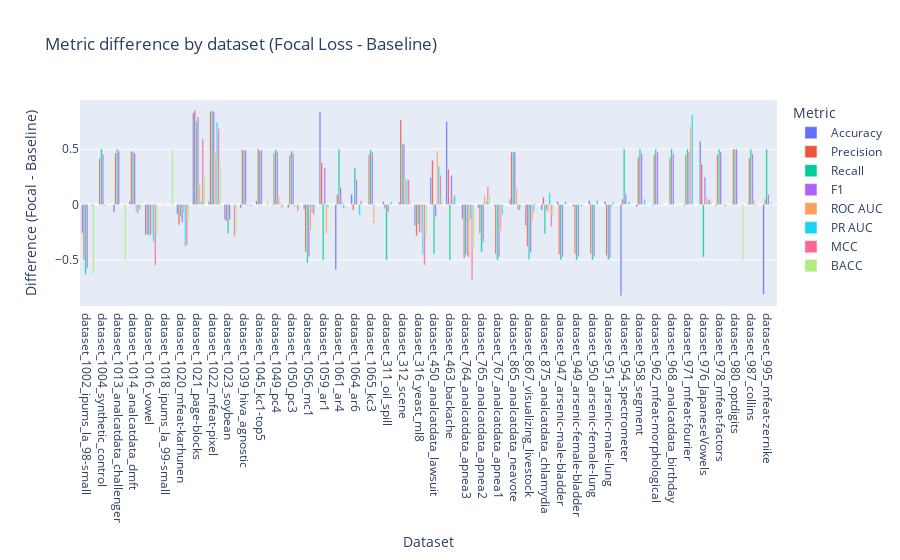

The cell this chart's notebook holds for it:
### Markdown cell above
### 7.6 Metric Difference by Dataset

A bar plot showing, for each dataset, the difference in each metric between Focal Loss and Baseline. Positive values indicate improvement with Focal Loss.

### Code cell
df_diff = res_df_focal.set_index('Dataset')[metrics] - res_df.set_index('Dataset')[metrics]
df_diff = df_diff.reset_index().melt(id_vars='Dataset', var_name='Metric', value_name='Difference (Focal - Baseline)')
fig = px.bar(df_diff, x='Dataset', y='Difference (Focal - Baseline)', color='Metric', barmode='group',
             title='Metric difference by dataset (Focal Loss - Baseline)')
fig.show()

### Figure 1 — Plotly figure (JSON) as saved in the notebook; plotly's stock layout.template omitted (floating-point values rounded to 4 significant figures)
{"data": [{"alignmentgroup": "True", "hovertemplate": "Metric=Accuracy<br>Dataset=%{x}<br>Difference (Focal - Baseline)=%{y}<extra></extra>", "legendgroup": "Accuracy", "marker": {"color": "#636efa", "pattern": {"shape": ""}}, "name": "Accuracy", "offsetgroup": "Accuracy", "orientation": "v", "showlegend": true, "textposition": "auto", "type": "bar", "x": ["dataset_1002_ipums_la_98-small", "dataset_1004_synthetic_control", "dataset_1013_analcatdata_challenger", "dataset_1014_analcatdata_dmft", "dataset_1016_vowel", "dataset_1018_ipums_la_99-small", "dataset_1020_mfeat-karhunen", "dataset_1021_page-blocks", "dataset_1022_mfeat-pixel", "dataset_1023_soybean", "dataset_1039_hiva_agnostic", "dataset_1045_kc1-top5", "dataset_1049_pc4", "dataset_1050_pc3", "dataset_1056_mc1", "dataset_1059_ar1", "dataset_1061_ar4", "dataset_1064_ar6", "dataset_1065_kc3", "dataset_311_oil_spill", "dataset_312_scene", "dataset_316_yeast_ml8", "dataset_450_analcatdata_lawsuit", "dataset_463_backache", "dataset_764_analcatdata_apnea3", "dataset_765_analcatdata_apnea2", "dataset_767_analcatdata_apnea1", "dataset_865_analcatdata_neavote", "dataset_867_visualizing_livestock", "dataset_875_analcatdata_chlamydia", "dataset_947_arsenic-male-bladder", "dataset_949_arsenic-female-bladder", "dataset_950_arsenic-female-lung", "dataset_951_arsenic-male-lung", "dataset_954_spectrometer", "dataset_958_segment", "dataset_962_mfeat-morphological", "dataset_968_analcatdata_birthday", "dataset_971_mfeat-fourier", "dataset_976_JapaneseVowels", "dataset_978_mfeat-factors", "dataset_980_optdigits", "dataset_987_collins", "dataset_995_mfeat-zernike"], "xaxis": "x", "y": [-0.2572, 0, -0.07143, 0.03125, -0.2727, 0.0005653, -0.0875, 0.8274, 0.0325, -0.1387, -0.03073, 0.03448, -0.01027, -0.02875, -0.04171, 0.84, -0.5909, 0.09524, 0, 0.0266, 0.02075, -0.1942, 0.2453, 0.75, -0.1333, -0.03158, -0.01053, 0.05, -0.1923, -0.05, 0.02679, -0.01786, 0.03571, 0.02679, -0.8224, -0.01948, -0.01, 0, -0.01, 0.57, -0.0125, -0.001779, 0.01, -0.81], "yaxis": "y"}, {"alignmentgroup": "True", "hovertemplate": "Metric=Precision<br>Dataset=%{x}<br>Difference (Focal - Baseline)=%{y}<extra></extra>", "legendgroup": "Precision", "marker": {"color": "#EF553B", "pattern": {"shape": ""}}, "name": "Precision", "offsetgroup": "Precision", "orientation": "v", "showlegend": true, "textposition": "auto", "type": "bar", "x": ["dataset_1002_ipums_la_98-small", "dataset_1004_synthetic_control", "dataset_1013_analcatdata_challenger", "dataset_1014_analcatdata_dmft", "dataset_1016_vowel", "dataset_1018_ipums_la_99-small", "dataset_1020_mfeat-karhunen", "dataset_1021_page-blocks", "dataset_1022_mfeat-pixel", "dataset_1023_soybean", "dataset_1039_hiva_agnostic", "dataset_1045_kc1-top5", "dataset_1049_pc4", "dataset_1050_pc3", "dataset_1056_mc1", "dataset_1059_ar1", "dataset_1061_ar4", "dataset_1064_ar6", "dataset_1065_kc3", "dataset_311_oil_spill", "dataset_312_scene", "dataset_316_yeast_ml8", "dataset_450_analcatdata_lawsuit", "dataset_463_backache", "dataset_764_analcatdata_apnea3", "dataset_765_analcatdata_apnea2", "dataset_767_analcatdata_apnea1", "dataset_865_analcatdata_neavote", "dataset_867_visualizing_livestock", "dataset_875_analcatdata_chlamydia", "dataset_947_arsenic-male-bladder", "dataset_949_arsenic-female-bladder", "dataset_950_arsenic-female-lung", "dataset_951_arsenic-male-lung", "dataset_954_spectrometer", "dataset_958_segment", "dataset_962_mfeat-morphological", "dataset_968_analcatdata_birthday", "dataset_971_mfeat-fourier", "dataset_976_JapaneseVowels", "dataset_978_mfeat-factors", "dataset_980_optdigits", "dataset_987_collins", "dataset_995_mfeat-zernike"], "xaxis": "x", "y": [-0.5004, 0.4167, 0.4643, 0.4766, -0.2698, 0.0005653, -0.1836, 0.8501, 0.8383, -0.1509, 0.4945, 0.5, 0.4637, 0.4474, -0.4259, 0.38, 0.09091, -0.05, 0.4505, -0.03723, 0.7641, -0.2824, 0.3994, 0.3194, -0.4865, -0.2615, -0.4474, 0.4737, -0.3799, 0.06488, -0.4509, -0.4464, -0.4464, -0.4598, 0.0514, 0.4286, 0.45, 0.4247, 0.45, 0.3636, 0.4499, 0.4996, 0.42, 0.05], "yaxis": "y"}, {"alignmentgroup": "True", "hovertemplate": "Metric=Recall<br>Dataset=%{x}<br>Difference (Focal - Baseline)=%{y}<extra></extra>", "legendgroup": "Recall", "marker": {"color": "#00cc96", "pattern": {"shape": ""}}, "name": "Recall", "offsetgroup": "Recall", "orientation": "v", "showlegend": true, "textposition": "auto", "type": "bar", "x": ["dataset_1002_ipums_la_98-small", "dataset_1004_synthetic_control", "dataset_1013_analcatdata_challenger", "dataset_1014_analcatdata_dmft", "dataset_1016_vowel", "dataset_1018_ipums_la_99-small", "dataset_1020_mfeat-karhunen", "dataset_1021_page-blocks", "dataset_1022_mfeat-pixel", "dataset_1023_soybean", "dataset_1039_hiva_agnostic", "dataset_1045_kc1-top5", "dataset_1049_pc4", "dataset_1050_pc3", "dataset_1056_mc1", "dataset_1059_ar1", "dataset_1061_ar4", "dataset_1064_ar6", "dataset_1065_kc3", "dataset_311_oil_spill", "dataset_312_scene", "dataset_316_yeast_ml8", "dataset_450_analcatdata_lawsuit", "dataset_463_backache", "dataset_764_analcatdata_apnea3", "dataset_765_analcatdata_apnea2", "dataset_767_analcatdata_apnea1", "dataset_865_analcatdata_neavote", "dataset_867_visualizing_livestock", "dataset_875_analcatdata_chlamydia", "dataset_947_arsenic-male-bladder", "dataset_949_arsenic-female-bladder", "dataset_950_arsenic-female-lung", "dataset_951_arsenic-male-lung", "dataset_954_spectrometer", "dataset_958_segment", "dataset_962_mfeat-morphological", "dataset_968_analcatdata_birthday", "dataset_971_mfeat-fourier", "dataset_976_JapaneseVowels", "dataset_978_mfeat-factors", "dataset_980_optdigits", "dataset_987_collins", "dataset_995_mfeat-zernike"], "xaxis": "x", "y": [-0.6283, 0.5, 0.5, 0.479, -0.2806, 0, -0.1111, 0.7493, 0.8458, -0.2639, 0.4857, 0.4828, 0.4945, 0.484, -0.5264, -0.5, 0.5, 0.3333, 0.494, -0.5, 0.5473, -0.1748, -0.4474, -0.5, -0.449, -0.4273, -0.5, 0.4737, -0.4952, -0.2643, -0.5, -0.5, -0.5, -0.5, 0.5, 0.5, 0.5, 0.5, 0.5, -0.4748, 0.4986, 0.4996, 0.5, 0.5], "yaxis": "y"}, {"alignmentgroup": "True", "hovertemplate": "Metric=F1<br>Dataset=%{x}<br>Difference (Focal - Baseline)=%{y}<extra></extra>", "legendgroup": "F1", "marker": {"color": "#ab63fa", "pattern": {"shape": ""}}, "name": "F1", "offsetgroup": "F1", "orientation": "v", "showlegend": true, "textposition": "auto", "type": "bar", "x": ["dataset_1002_ipums_la_98-small", "dataset_1004_synthetic_control", "dataset_1013_analcatdata_challenger", "dataset_1014_analcatdata_dmft", "dataset_1016_vowel", "dataset_1018_ipums_la_99-small", "dataset_1020_mfeat-karhunen", "dataset_1021_page-blocks", "dataset_1022_mfeat-pixel", "dataset_1023_soybean", "dataset_1039_hiva_agnostic", "dataset_1045_kc1-top5", "dataset_1049_pc4", "dataset_1050_pc3", "dataset_1056_mc1", "dataset_1059_ar1", "dataset_1061_ar4", "dataset_1064_ar6", "dataset_1065_kc3", "dataset_311_oil_spill", "dataset_312_scene", "dataset_316_yeast_ml8", "dataset_450_analcatdata_lawsuit", "dataset_463_backache", "dataset_764_analcatdata_apnea3", "dataset_765_analcatdata_apnea2", "dataset_767_analcatdata_apnea1", "dataset_865_analcatdata_neavote", "dataset_867_visualizing_livestock", "dataset_875_analcatdata_chlamydia", "dataset_947_arsenic-male-bladder", "dataset_949_arsenic-female-bladder", "dataset_950_arsenic-female-lung", "dataset_951_arsenic-male-lung", "dataset_954_spectrometer", "dataset_958_segment", "dataset_962_mfeat-morphological", "dataset_968_analcatdata_birthday", "dataset_971_mfeat-fourier", "dataset_976_JapaneseVowels", "dataset_978_mfeat-factors", "dataset_980_optdigits", "dataset_987_collins", "dataset_995_mfeat-zernike"], "xaxis": "x", "y": [-0.5738, 0.4545, 0.4815, 0.4629, -0.2753, 0.0002827, -0.1601, 0.7886, 0.842, -0.1367, 0.4901, 0.4912, 0.4786, 0.465, -0.4714, 0.331, 0.1538, 0.2237, 0.4713, -0.07037, 0.5441, -0.2511, -0.11, 0.2627, -0.4675, -0.3409, -0.4723, 0.4737, -0.434, -0.05138, -0.4744, -0.4718, -0.4721, -0.4793, 0.09322, 0.4615, 0.4737, 0.4593, 0.4737, 0.2486, 0.473, 0.4996, 0.4565, 0.09091], "yaxis": "y"}, {"alignmentgroup": "True", "hovertemplate": "Metric=ROC AUC<br>Dataset=%{x}<br>Difference (Focal - Baseline)=%{y}<extra></extra>", "legendgroup": "ROC AUC", "marker": {"color": "#FFA15A", "pattern": {"shape": ""}}, "name": "ROC AUC", "offsetgroup": "ROC AUC", "orientation": "v", "showlegend": true, "textposition": "auto", "type": "bar", "x": ["dataset_1002_ipums_la_98-small", "dataset_1004_synthetic_control", "dataset_1013_analcatdata_challenger", "dataset_1014_analcatdata_dmft", "dataset_1016_vowel", "dataset_1018_ipums_la_99-small", "dataset_1020_mfeat-karhunen", "dataset_1021_page-blocks", "dataset_1022_mfeat-pixel", "dataset_1023_soybean", "dataset_1039_hiva_agnostic", "dataset_1045_kc1-top5", "dataset_1049_pc4", "dataset_1050_pc3", "dataset_1056_mc1", "dataset_1059_ar1", "dataset_1061_ar4", "dataset_1064_ar6", "dataset_1065_kc3", "dataset_311_oil_spill", "dataset_312_scene", "dataset_316_yeast_ml8", "dataset_450_analcatdata_lawsuit", "dataset_463_backache", "dataset_764_analcatdata_apnea3", "dataset_765_analcatdata_apnea2", "dataset_767_analcatdata_apnea1", "dataset_865_analcatdata_neavote", "dataset_867_visualizing_livestock", "dataset_875_analcatdata_chlamydia", "dataset_947_arsenic-male-bladder", "dataset_949_arsenic-female-bladder", "dataset_950_arsenic-female-lung", "dataset_951_arsenic-male-lung", "dataset_954_spectrometer", "dataset_958_segment", "dataset_962_mfeat-morphological", "dataset_968_analcatdata_birthday", "dataset_971_mfeat-fourier", "dataset_976_JapaneseVowels", "dataset_978_mfeat-factors", "dataset_980_optdigits", "dataset_987_collins", "dataset_995_mfeat-zernike"], "xaxis": "x", "y": [null, -0.015, null, -0.06597, -0.2606, null, -0.08039, 0.1769, 0.4669, null, -0.01086, null, 0.07424, -0.02246, -0.2324, -0.2609, 0.02778, 0, -0.1687, 0, 0.2251, -0.2534, 0.486, 0.05806, -0.4783, 0.07913, -0.2384, 0.1517, -0.1441, -0.06742, 0, 0, 0, -0.02294, 0, 0.01515, 0, 0, 0.7031, 0.06958, -0.001389, null, 0.0436, 0], "yaxis": "y"}, {"alignmentgroup": "True", "hovertemplate": "Metric=PR AUC<br>Dataset=%{x}<br>Difference (Focal - Baseline)=%{y}<extra></extra>", "legendgroup": "PR AUC", "marker": {"color": "#19d3f3", "pattern": {"shape": ""}}, "name": "PR AUC", "offsetgroup": "PR AUC", "orientation": "v", "showlegend": true, "textposition": "auto", "type": "bar", "x": ["dataset_1002_ipums_la_98-small", "dataset_1004_synthetic_control", "dataset_1013_analcatdata_challenger", "dataset_1014_analcatdata_dmft", "dataset_1016_vowel", "dataset_1018_ipums_la_99-small", "dataset_1020_mfeat-karhunen", "dataset_1021_page-blocks", "dataset_1022_mfeat-pixel", "dataset_1023_soybean", "dataset_1039_hiva_agnostic", "dataset_1045_kc1-top5", "dataset_1049_pc4", "dataset_1050_pc3", "dataset_1056_mc1", "dataset_1059_ar1", "dataset_1061_ar4", "dataset_1064_ar6", "dataset_1065_kc3", "dataset_311_oil_spill", "dataset_312_scene", "dataset_316_yeast_ml8", "dataset_450_analcatdata_lawsuit", "dataset_463_backache", "dataset_764_analcatdata_apnea3", "dataset_765_analcatdata_apnea2", "dataset_767_analcatdata_apnea1", "dataset_865_analcatdata_neavote", "dataset_867_visualizing_livestock", "dataset_875_analcatdata_chlamydia", "dataset_947_arsenic-male-bladder", "dataset_949_arsenic-female-bladder", "dataset_950_arsenic-female-lung", "dataset_951_arsenic-male-lung", "dataset_954_spectrometer", "dataset_958_segment", "dataset_962_mfeat-morphological", "dataset_968_analcatdata_birthday", "dataset_971_mfeat-fourier", "dataset_976_JapaneseVowels", "dataset_978_mfeat-factors", "dataset_980_optdigits", "dataset_987_collins", "dataset_995_mfeat-zernike"], "xaxis": "x", "y": [null, 0.001667, null, -0.08335, -0.3365, null, -0.3764, 0.02757, 0.7446, null, 0.003237, null, 0.009347, 0.000354, -0.06986, -0.02526, -0.0368, -0.09524, 0, 0.0266, 0.2274, -0.4541, 0.3439, 0.08351, -0.1322, 0.02845, -0.09301, -0.0485, -0.06285, 0.1056, 0.02679, -0.01786, 0.03571, 0.02557, 0.02804, 0.04545, 0.01, 0, 0.8085, 0.04054, 0.01, null, -0.01, 0.01], "yaxis": "y"}, {"alignmentgroup": "True", "hovertemplate": "Metric=MCC<br>Dataset=%{x}<br>Difference (Focal - Baseline)=%{y}<extra></extra>", "legendgroup": "MCC", "marker": {"color": "#FF6692", "pattern": {"shape": ""}}, "name": "MCC", "offsetgroup": "MCC", "orientation": "v", "showlegend": true, "textposition": "auto", "type": "bar", "x": ["dataset_1002_ipums_la_98-small", "dataset_1004_synthetic_control", "dataset_1013_analcatdata_challenger", "dataset_1014_analcatdata_dmft", "dataset_1016_vowel", "dataset_1018_ipums_la_99-small", "dataset_1020_mfeat-karhunen", "dataset_1021_page-blocks", "dataset_1022_mfeat-pixel", "dataset_1023_soybean", "dataset_1039_hiva_agnostic", "dataset_1045_kc1-top5", "dataset_1049_pc4", "dataset_1050_pc3", "dataset_1056_mc1", "dataset_1059_ar1", "dataset_1061_ar4", "dataset_1064_ar6", "dataset_1065_kc3", "dataset_311_oil_spill", "dataset_312_scene", "dataset_316_yeast_ml8", "dataset_450_analcatdata_lawsuit", "dataset_463_backache", "dataset_764_analcatdata_apnea3", "dataset_765_analcatdata_apnea2", "dataset_767_analcatdata_apnea1", "dataset_865_analcatdata_neavote", "dataset_867_visualizing_livestock", "dataset_875_analcatdata_chlamydia", "dataset_947_arsenic-male-bladder", "dataset_949_arsenic-female-bladder", "dataset_950_arsenic-female-lung", "dataset_951_arsenic-male-lung", "dataset_954_spectrometer", "dataset_958_segment", "dataset_962_mfeat-morphological", "dataset_968_analcatdata_birthday", "dataset_971_mfeat-fourier", "dataset_976_JapaneseVowels", "dataset_978_mfeat-factors", "dataset_980_optdigits", "dataset_987_collins", "dataset_995_mfeat-zernike"], "xaxis": "x", "y": [-0.01519, 0, 0, -0.04429, -0.5496, 0, -0.3646, 0.5908, 0.6841, -0.2899, -0.01772, 0, -0.02836, -0.05806, -0.09066, 0, 0, 0.03473, 0, 0, 0.2235, -0.5467, 0.2649, 0, -0.6833, 0.1628, 0, -0.05263, 0.009524, -0.1994, 0, 0, 0, 0, 0, 0, 0, 0, 0, 0.04833, -0.01669, -0.0008905, 0, 0], "yaxis": "y"}, {"alignmentgroup": "True", "hovertemplate": "Metric=BACC<br>Dataset=%{x}<br>Difference (Focal - Baseline)=%{y}<extra></extra>", "legendgroup": "BACC", "marker": {"color": "#B6E880", "pattern": {"shape": ""}}, "name": "BACC", "offsetgroup": "BACC", "orientation": "v", "showlegend": true, "textposition": "auto", "type": "bar", "x": ["dataset_1002_ipums_la_98-small", "dataset_1004_synthetic_control", "dataset_1013_analcatdata_challenger", "dataset_1014_analcatdata_dmft", "dataset_1016_vowel", "dataset_1018_ipums_la_99-small", "dataset_1020_mfeat-karhunen", "dataset_1021_page-blocks", "dataset_1022_mfeat-pixel", "dataset_1023_soybean", "dataset_1039_hiva_agnostic", "dataset_1045_kc1-top5", "dataset_1049_pc4", "dataset_1050_pc3", "dataset_1056_mc1", "dataset_1059_ar1", "dataset_1061_ar4", "dataset_1064_ar6", "dataset_1065_kc3", "dataset_311_oil_spill", "dataset_312_scene", "dataset_316_yeast_ml8", "dataset_450_analcatdata_lawsuit", "dataset_463_backache", "dataset_764_analcatdata_apnea3", "dataset_765_analcatdata_apnea2", "dataset_767_analcatdata_apnea1", "dataset_865_analcatdata_neavote", "dataset_867_visualizing_livestock", "dataset_875_analcatdata_chlamydia", "dataset_947_arsenic-male-bladder", "dataset_949_arsenic-female-bladder", "dataset_950_arsenic-female-lung", "dataset_951_arsenic-male-lung", "dataset_954_spectrometer", "dataset_958_segment", "dataset_962_mfeat-morphological", "dataset_968_analcatdata_birthday", "dataset_971_mfeat-fourier", "dataset_976_JapaneseVowels", "dataset_978_mfeat-factors", "dataset_980_optdigits", "dataset_987_collins", "dataset_995_mfeat-zernike"], "xaxis": "x", "y": [-0.6283, 0, -0.5, -0.02095, -0.2752, 0.5, -0.1348, 0.2493, 0.3458, -0.2639, -0.01434, 0.03448, -0.005535, -0.01601, -0.02636, 0, 0, 0, 0, 0, 0.04728, -0.2788, 0.05263, 0, -0.3803, 0.0727, 0, -0.02632, 0.004762, -0.09945, 0, 0, 0, 0, 0, 0, 0, 0, 0, 0.02523, -0.001389, -0.5004, 0, 0], "yaxis": "y"}], "layout": {"barmode": "group", "legend": {"title": {"text": "Metric"}, "tracegroupgap": 0}, "title": {"text": "Metric difference by dataset (Focal Loss - Baseline)"}, "xaxis": {"anchor": "y", "domain": [0, 1], "title": {"text": "Dataset"}}, "yaxis": {"anchor": "x", "domain": [0, 1], "title": {"text": "Difference (Focal - Baseline)"}}}}
